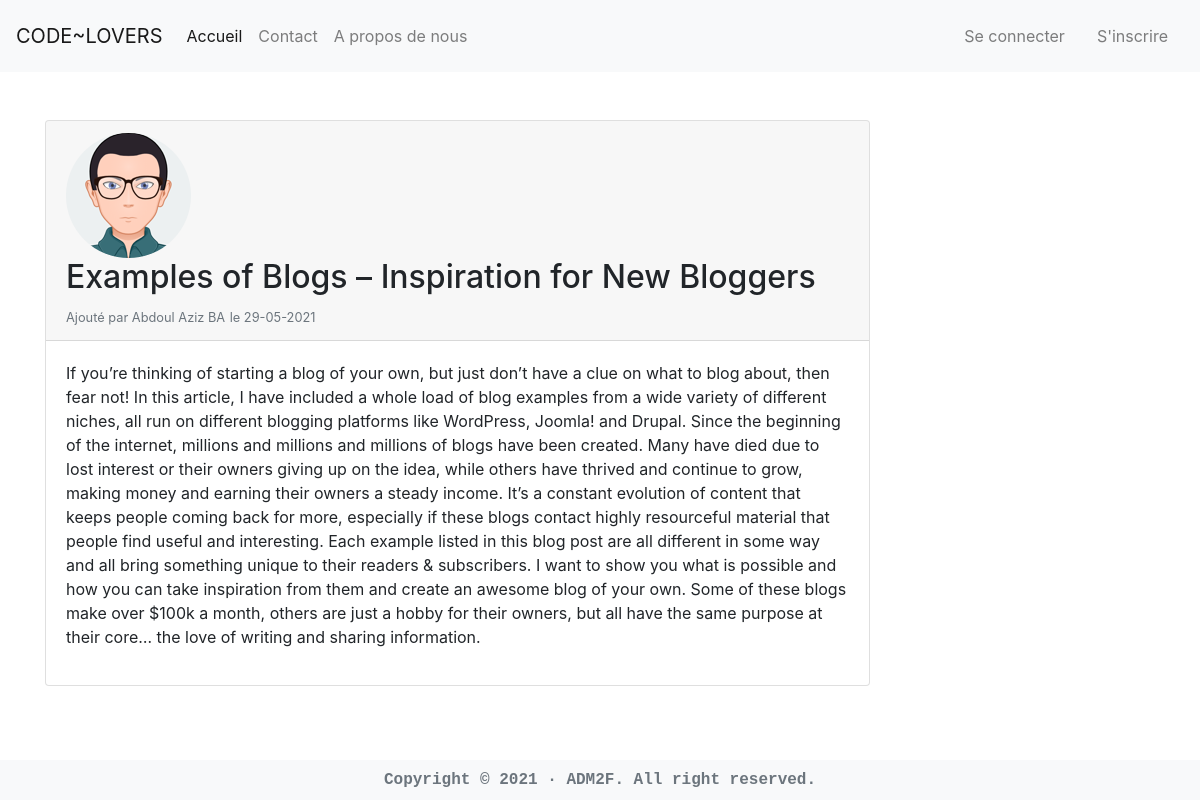
/post/10, run on the app's committed database.
### blog/models.py (models this page shows, shortened)
class User(db.Model, UserMixin):
    __tablename__ = 'users'
    id = db.Column(db.Integer, primary_key=True)
    username = db.Column(db.String(20), unique=True, nullable=False)
    email = db.Column(db.String(120), unique=True, nullable=False)
    image_file = db.Column(db.String(120), nullable=False, default='default.png')
    password = db.Column(db.String(60), nullable=False, default='default.png')
    posts = db.relationship('Post', backref='author', lazy=True)

class Post(db.Model):
    __tablename__ = 'posts'
    id = db.Column(db.Integer, primary_key=True)
    title = db.Column(db.String(100), nullable=False)
    date_posted = db.Column(db.DateTime, nullable=False, default=datetime.utcnow())
    content = db.Column(db.Text, nullable=False)
    user_id = db.Column(db.Integer, db.ForeignKey('users.id'), nullable=False)

### blog/routes.py (the view)
@app.route('/post/<int:post_id>')
def post(post_id):
    post = Post.query.get_or_404(post_id)
    return render_template('posts/post.html', post=post, title=post.title)

### blog/routes.py (called while the page is built)
@app.context_processor
def inject_now():
    return {'now': datetime.now()}

@app.context_processor
def utility_processor():
    def pluralize(count, singular, plural=None):
        if not isinstance(count, int):
            raise ValueError('"{}" must be an integer'.format(count))
        if plural is None:
            plural = singular + 's'
        if count == 1:
            string = singular
        else:
            string = plural
        return f"{count} {string}"
    return dict(pluralize=pluralize)

### blog/templates/posts/post.html (shortened to what this page needs)
{% extends 'layouts/default.html' %}
{% block body %}
<div class="row">
    <div class="col-md-9">
        <div class="card mt-5">
            <div class="card-header">
                <img src="{{ url_for('static', filename='img/profile_pics/' + post.author.image_file) }}" alt="" class="rounded-circle article-img">
                <h2>{{ post.title }}</h2>
                <small class="text-muted">Ajouté par {{ post.author.username }}</small>
                <small class="text-muted">le {{ post.date_posted.strftime('%d-%m-%Y') }}</small>
            </div>
            <div class="card-body">
                <p>{{ post.content }}</p>
            </div>
        </div>
    </div>
</div>
{% endblock %}

### data on the page
User: image_file (picture), author.username "Abdoul Aziz BA"
Post: title "Examples of Blogs – Inspiration for New Bloggers", date_posted "29-05-2021", content "If you’re thinking of starting a blog of your own, but just don’t have a clue on what to blog about, then fear not! In this article, I have included a whole load of blog examples from a wide variety of different niches, all run on different blogging platforms like WordPress, Joomla! and Drupal. Since the beginning of the internet, millions and millions and millions of blogs have been created. Many have died due to lost interest or their owners giving up on the idea, while others have thrived and continue to grow, making money and earning their owners a steady income. It’s a constant evolution of content that keeps people coming back for more, especially if these blogs contact highly…"
